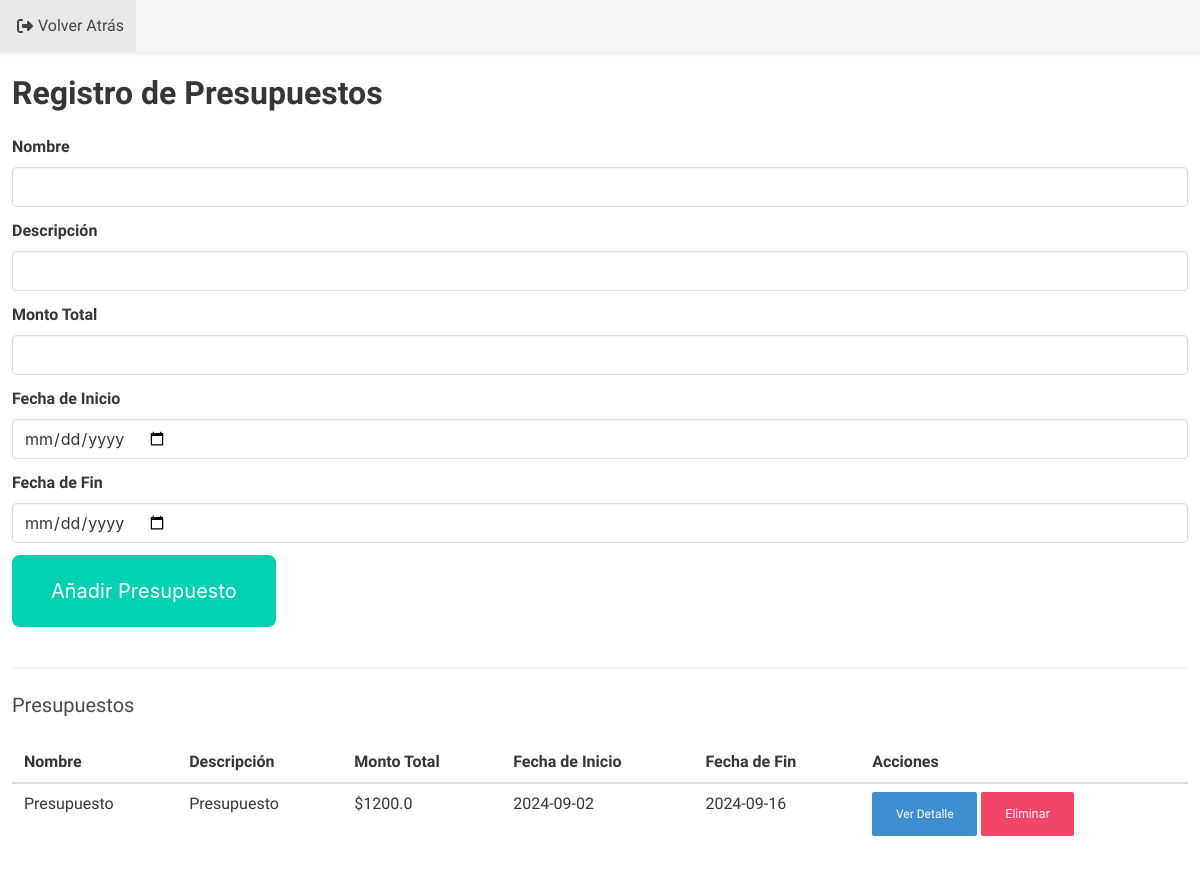
/presupuesto (signed in), run on the app's committed database.
### models.py (models this page shows, shortened)
class Presupuesto(db.Model):
    id = db.Column(db.Integer, primary_key=True)
    user_id = db.Column(db.Integer, db.ForeignKey('usuario.id'), nullable=False)
    nombre = db.Column(db.String(100), nullable=False)  # Nombre del presupuesto
    descripcion = db.Column(db.String(500))  # Descripción del presupuesto
    monto_total = db.Column(db.Float, nullable=False)  # Monto total asignado
    fecha_inicio = db.Column(db.Date, nullable=False)  # Fecha de inicio
    fecha_fin = db.Column(db.Date, nullable=False)  # Fecha de fin
    estado = db.Column(db.String(20), default='Activo')  # Estado del presupuesto (Activo, Completado, Cancelado)
    detalles = db.relationship(
        'PresupuestoDetalle',
        backref='presupuesto',
        lazy=True,
        cascade='all, delete-orphan'
    )

### app.py (the view, shortened to what this page needs)
@app.route('/presupuesto', methods=['GET', 'POST', 'DELETE'])
@login_required
def presupuesto():
    presupuestos = Presupuesto.query.filter_by(user_id=current_user.id).all()
    return render_template('presupuesto.html', presupuestos=presupuestos)

### app.py (called while the page is built)
@login_manager.user_loader
def load_user(user_id):
    return Usuario.query.get(int(user_id))

### templates/presupuesto.html (shortened to what this page needs)
<!DOCTYPE html>
<html lang="es">
<head>
    <link rel="stylesheet" href="https://cdn.jsdelivr.net/npm/bulma@0.9.3/css/bulma.min.css">
    <link rel="stylesheet" href="{{ url_for('static', filename='style.css') }}">
</head>
<body>
    <nav class="navbar is-fixed-top is-light">
        <div id="navbarMenu" class="navbar-menu">
            <div class="navbar-start">
                <a class="navbar-item" href="{{ url_for('home') }}">
                    <i class="fas fa-sign-out-alt" style="padding: 5px"></i> Volver Atrás
                </a>
            </div>
        </div>
    </nav>
    <section class="section-presupuesto" style="margin-top: 75px;">
        <div class="container-presupuesto">
            <h1 class="title">Registro de Presupuestos</h1>
            <form id="presupuesto-form">
                <div class="field">
                    <label class="label">Nombre</label>
                    <div class="control">
                        <input class="input" type="text" name="nombre" required>
                    </div>
                </div>
                <div class="field">
                    <label class="label">Descripción</label>
                    <div class="control">
                        <input class="input" type="text" name="descripcion" required>
                    </div>
                </div>
                <div class="field">
                    <label class="label">Monto Total</label>
                    <div class="control">
                        <input class="input" type="number" name="monto_total" step="0.01" required>
                    </div>
                </div>
                <div class="field">
                    <label class="label">Fecha de Inicio</label>
                    <div class="control">
                        <input class="input" type="date" name="start_date" required>
                    </div>
                </div>
                <div class="field">
                    <label class="label">Fecha de Fin</label>
                    <div class="control">
                        <input class="input" type="date" name="end_date" required>
                    </div>
                </div>
                <button class="button is-primary" type="submit">Añadir Presupuesto</button>
            </form>
            <hr>
            <h2 class="subtitle">Presupuestos</h2>
            <table class="table is-fullwidth">
                <thead>
                    <tr>
                        <th>Nombre</th>
                        <th>Descripción</th>
                        <th>Monto Total</th>
                        <th>Fecha de Inicio</th>
                        <th>Fecha de Fin</th>
                        <th>Acciones</th>
                    </tr>
                </thead>
                <tbody id="presupuestos-list">
                    {% for presupuesto in presupuestos %}
                    <tr>
                        <td>{{ presupuesto.nombre }}</td>
                        <td>{{ presupuesto.descripcion }}</td>
                        <td>${{ presupuesto.monto_total }}</td>
                        <td>{{ presupuesto.fecha_inicio.strftime('%Y-%m-%d') }}</td>
                        <td>{{ presupuesto.fecha_fin.strftime('%Y-%m-%d') }}</td>
                        <td>
                            <a href="{{ url_for('presupuesto_detalle', id=presupuesto.id) }}" class="button is-small is-info">Ver Detalle</a>
                            <button class="button is-small is-danger" onclick="deletePresupuesto({{ presupuesto.id }})">Eliminar</button>
                        </td>
                    </tr>
                    {% endfor %}
                </tbody>
            </table>
        </div>
    </section>
</body>
</html>

### static/style.css (style rules this page uses)
:root { --bulma-success-h: 114deg; --bulma-success-s: 85%; --bulma-success-l: 35%; }
* { margin: 0; padding: 0; box-sizing: border-box; font-family: "SUSE", sans-serif; }
body { margin: 12px; }
.navbar { box-shadow: 0 2px 4px rgba(0, 0, 0, 0.1); }
.button { margin-bottom: 1rem; font-size: 1.25rem; padding: 1.75em 1.90em; border-radius: 0.5rem; }

### data on the page
Presupuesto: nombre "Presupuesto", descripcion "Presupuesto", monto_total "1200.0", fecha_inicio "2024-09-02", fecha_fin "2024-09-16"
